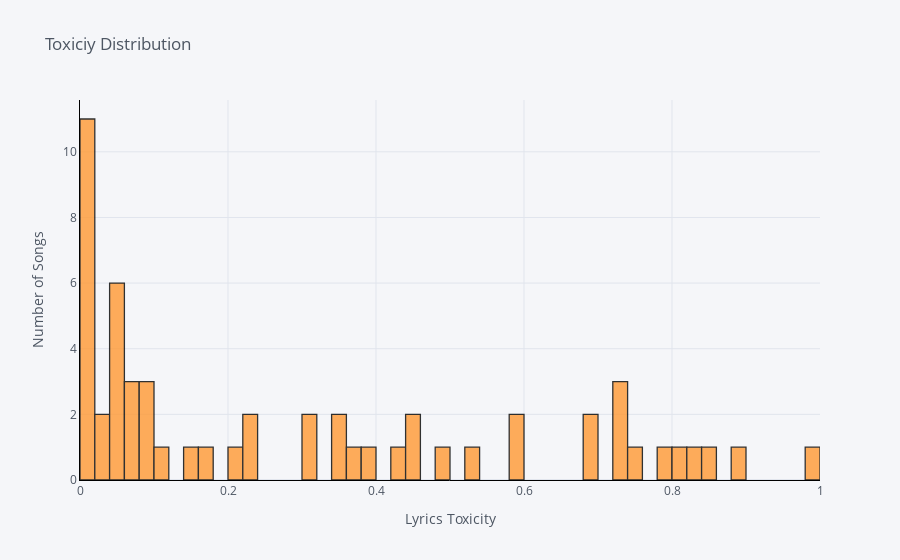

Notebook cell for this chart:
### Code cell
# Subjectivity distribution - shows subjectivity range and number of songs in that range
data['toxicity'].iplot(
    kind = 'hist',
    bins = 56, #A small database so I limited this to the number of rows so the spread will be even. 
    xTitle = 'Lyrics Toxicity',
    linecolor = 'black',
    yTitle = 'Number of Songs',
    title = 'Toxiciy Distribution')

### Figure 1 — Plotly figure (JSON) as saved in the notebook; plotly's stock layout.template omitted (floating-point values rounded to 4 significant figures)
{"data": [{"histfunc": "count", "histnorm": "", "marker": {"color": "rgba(255, 153, 51, 1.0)", "line": {"color": "#000000", "width": 1.3}}, "name": "toxicity", "nbinsx": 56, "opacity": 0.8, "orientation": "v", "type": "histogram", "x": [0.4807, 0.047, 0.4424, 0.01501, 0.5851, 0.3713, 0.3578, 0.1637, 0.5345, 0.07759, 0.05055, 0.4202, 0.8945, 0.3009, 0.00127, 0.1139, 0.7208, 0.7278, 0.08599, 0.05376, 0.8026, 0.1513, 0.05332, 0.2284, 0.07948, 0.03388, 0.01122, 0.8302, 0.7922, 0.5987, 0.2372, 0.01445, 0.04887, 0.725, 0.7532, 0.08008, 0.06646, 0.3118, 0.03773, 0.09158, 0.01349, 0.6889, 0.8577, 0.05172, 0.007157, 0.9849, 0.01409, 0.2012, 0.01353, 0.6818, 0.3984, 0.005527, 0.4466, 0.01899, 0.3467, 0.002669]}], "layout": {"barmode": "overlay", "legend": {"bgcolor": "#F5F6F9", "font": {"color": "#4D5663"}}, "paper_bgcolor": "#F5F6F9", "plot_bgcolor": "#F5F6F9", "title": {"font": {"color": "#4D5663"}, "text": "Toxiciy Distribution"}, "xaxis": {"gridcolor": "#E1E5ED", "linecolor": "black", "showgrid": true, "tickfont": {"color": "#4D5663"}, "title": {"font": {"color": "#4D5663"}, "text": "Lyrics Toxicity"}, "zerolinecolor": "#E1E5ED"}, "yaxis": {"gridcolor": "#E1E5ED", "linecolor": "black", "showgrid": true, "tickfont": {"color": "#4D5663"}, "title": {"font": {"color": "#4D5663"}, "text": "Number of Songs"}, "zerolinecolor": "#E1E5ED"}}}
